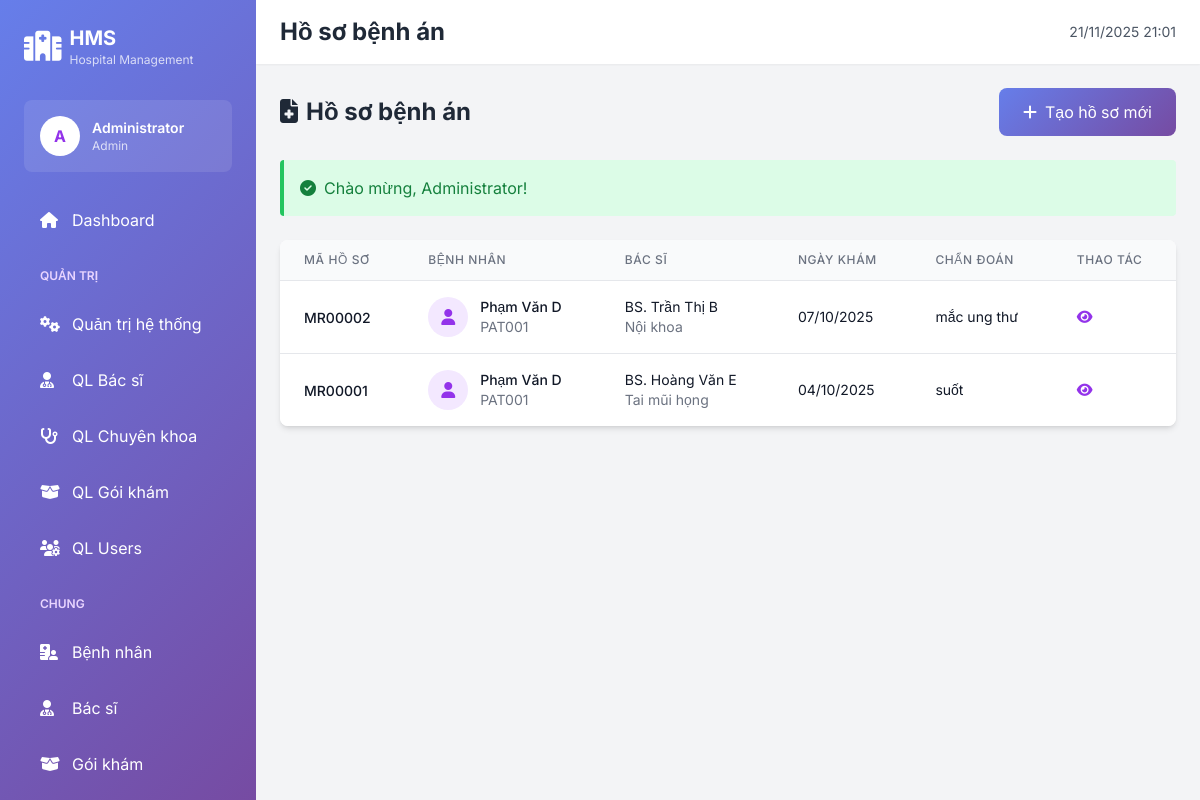
Screenshot of /WebBenhvien/hospital-management-system/public/medical-records (signed in) with the database file from the repository.
### tables this page shows
CREATE TABLE `medical_records` (
  `id` int(11) NOT NULL,
  `record_code` varchar(20) NOT NULL,
  `patient_id` int(11) NOT NULL,
  `doctor_id` int(11) NOT NULL,
  `appointment_id` int(11) DEFAULT NULL,
  `visit_date` date NOT NULL,
  `chief_complaint` text DEFAULT NULL,
  `symptoms` text DEFAULT NULL,
  `treatment` text DEFAULT NULL,
  `prescription` text DEFAULT NULL,
  `test_results` text DEFAULT NULL,
  `diagnosis` text NOT NULL,
  `treatment_plan` text DEFAULT NULL,
  `notes` text DEFAULT NULL,
  `follow_up_date` date DEFAULT NULL,
  `vital_signs` longtext DEFAULT NULL CHECK (json_valid(`vital_signs`)),
  `attachments` text DEFAULT NULL,
  `created_at` timestamp NOT NULL DEFAULT current_timestamp(),
  `updated_at` timestamp NOT NULL DEFAULT current_timestamp() ON UPDATE current_timestamp()
);

CREATE TABLE `users` (
  `id` int(11) NOT NULL,
  `username` varchar(50) NOT NULL,
  `email` varchar(100) NOT NULL,
  `password` varchar(255) NOT NULL,
  `full_name` varchar(100) NOT NULL,
  `phone` varchar(20) DEFAULT NULL,
  `date_of_birth` date DEFAULT NULL,
  `gender` enum('male','female','other') DEFAULT 'other',
  `address` text DEFAULT NULL,
  `avatar` varchar(255) DEFAULT NULL,
  `role` enum('admin','doctor','patient','staff','receptionist') DEFAULT 'patient',
  `is_active` tinyint(1) DEFAULT 1,
  `created_at` timestamp NOT NULL DEFAULT current_timestamp(),
  `updated_at` timestamp NOT NULL DEFAULT current_timestamp() ON UPDATE current_timestamp()
);

CREATE TABLE `patients` (
  `id` int(11) NOT NULL,
  `user_id` int(11) NOT NULL,
  `patient_code` varchar(20) NOT NULL,
  `date_of_birth` date DEFAULT NULL,
  `gender` enum('male','female','other') DEFAULT NULL,
  `address` text DEFAULT NULL,
  `blood_type` varchar(5) DEFAULT NULL,
  `allergies` text DEFAULT NULL,
  `medical_history` text DEFAULT NULL,
  `emergency_contact` varchar(100) DEFAULT NULL,
  `emergency_phone` varchar(20) DEFAULT NULL,
  `insurance_number` varchar(50) DEFAULT NULL,
  `insurance_provider` varchar(100) DEFAULT NULL,
  `updated_at` timestamp NOT NULL DEFAULT current_timestamp() ON UPDATE current_timestamp()
);

CREATE TABLE `specializations` (
  `id` int(11) NOT NULL,
  `name` varchar(100) NOT NULL,
  `description` text DEFAULT NULL,
  `min_age` int(11) DEFAULT 0,
  `max_age` int(11) DEFAULT 150,
  `gender_requirement` enum('male','female','both') DEFAULT 'both',
  `icon` varchar(50) DEFAULT 'fa-stethoscope',
  `is_active` tinyint(1) DEFAULT 1,
  `created_at` timestamp NOT NULL DEFAULT current_timestamp(),
  `updated_at` timestamp NOT NULL DEFAULT current_timestamp() ON UPDATE current_timestamp()
);

### app/Views/medical-records/index.php (the view, shortened to what the rows shown need)
<div class="bg-white rounded-lg shadow-md overflow-hidden">
    <?php if (empty($records)): ?>
    <div class="p-12 text-center">
        <i class="fas fa-file-medical text-6xl text-gray-300 mb-4"></i>
        <p class="text-gray-500 text-lg">Chưa có hồ sơ bệnh án nào</p>
        <?php if (Auth::isDoctor() || Auth::isAdmin()): ?>
        <a href="<?= APP_URL ?>/medical-records/create" class="inline-block mt-4 text-purple-600 hover:text-purple-700">
            <i class="fas fa-plus mr-2"></i>Tạo hồ sơ đầu tiên
        </a>
        <?php endif; ?>
    </div>
    <?php else: ?>
    <table class="min-w-full divide-y divide-gray-200">
        <thead class="bg-gray-50">
            <tr>
                <th class="px-6 py-3 text-left text-xs font-medium text-gray-500 uppercase tracking-wider">Mã hồ sơ</th>
                <th class="px-6 py-3 text-left text-xs font-medium text-gray-500 uppercase tracking-wider">Bệnh nhân</th>
                <th class="px-6 py-3 text-left text-xs font-medium text-gray-500 uppercase tracking-wider">Bác sĩ</th>
                <th class="px-6 py-3 text-left text-xs font-medium text-gray-500 uppercase tracking-wider">Ngày khám</th>
                <th class="px-6 py-3 text-left text-xs font-medium text-gray-500 uppercase tracking-wider">Chẩn đoán</th>
                <th class="px-6 py-3 text-left text-xs font-medium text-gray-500 uppercase tracking-wider">Thao tác</th>
            </tr>
        </thead>
        <tbody class="bg-white divide-y divide-gray-200">
            <?php foreach ($records as $record): ?>
            <tr class="hover:bg-gray-50">
                <td class="px-6 py-4 whitespace-nowrap">
                    <span class="text-sm font-medium text-gray-900">MR<?= str_pad($record['id'], 5, '0', STR_PAD_LEFT) ?></span>
                </td>
                <td class="px-6 py-4 whitespace-nowrap">
                    <div class="flex items-center">
                        <div class="w-10 h-10 bg-purple-100 rounded-full flex items-center justify-center mr-3">
                            <i class="fas fa-user text-purple-600"></i>
                        </div>
                        <div>
                            <div class="text-sm font-medium text-gray-900"><?= htmlspecialchars($record['patient_name']) ?></div>
                            <div class="text-sm text-gray-500"><?= htmlspecialchars($record['patient_code']) ?></div>
                        </div>
                    </div>
                </td>
                <td class="px-6 py-4 whitespace-nowrap">
                    <div class="text-sm text-gray-900"><?= htmlspecialchars($record['doctor_name']) ?></div>
                    <div class="text-sm text-gray-500"><?= htmlspecialchars($record['specialization']) ?></div>
                </td>
                <td class="px-6 py-4 whitespace-nowrap">
                    <div class="text-sm text-gray-900"><?= date('d/m/Y', strtotime($record['visit_date'])) ?></div>
                </td>
                <td class="px-6 py-4">
                    <div class="text-sm text-gray-900 line-clamp-2"><?= htmlspecialchars($record['diagnosis']) ?></div>
                </td>
                <td class="px-6 py-4 whitespace-nowrap text-sm">
                    <a href="<?= APP_URL ?>/medical-records/<?= $record['id'] ?>"
                       class="text-purple-600 hover:text-purple-900" title="Chi tiết">
                        <i class="fas fa-eye"></i>
                    </a>
                </td>
            </tr>
            <?php endforeach; ?>
        </tbody>
    </table>
    <?php endif; ?>
</div>
<?php
require_once APP_PATH . '/Views/layouts/main.php';
?>

### rows the page displays
medical_records: id "00002", users.full_name "Phạm Văn D", patient.patient_code "PAT001", users.full_name "BS. Trần Thị B", specializations.name "Nội khoa", visit_date "07/10/2025", diagnosis "mắc ung thư"
medical_records: id "00001", users.full_name "Phạm Văn D", patient.patient_code "PAT001", users.full_name "BS. Hoàng Văn E", specializations.name "Tai mũi họng", visit_date "04/10/2025", diagnosis "suốt"

### other values shown
substr(Auth::user()['full_name'], 0, 1) "A"
Auth::user()['full_name'] "Administrator"
Auth::role() "Admin"
$page_title "Hồ sơ bệnh án"
$_SESSION['success'] "Chào mừng, Administrator!"
